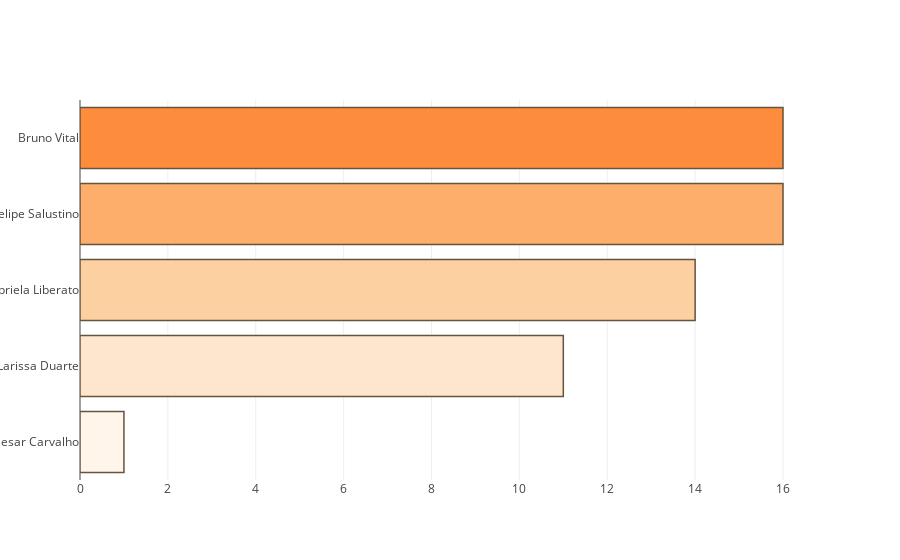

The cell this chart's notebook holds for it:
### Code cell
import plotly.graph_objects as go
import plotly.express as px

reporteres_impresso = reporteres_impresso.sort_values(by='freq', ascending=True)
fig = go.Figure(data=[go.Bar(x=reporteres_impresso['freq'], y=reporteres_impresso['reporter_fotografo'], orientation='h')])
fig.update_traces(marker_color=px.colors.sequential.Oranges, marker_line_color='#66533D', marker_line_width=1.5)
fig.show() #tudo ok falta editar hover

### Figure 1 — Plotly figure (JSON) as saved in the notebook; plotly's stock layout.template omitted (floating-point values rounded to 4 significant figures)
{"data": [{"marker": {"color": ["rgb(255,245,235)", "rgb(254,230,206)", "rgb(253,208,162)", "rgb(253,174,107)", "rgb(253,141,60)", "rgb(241,105,19)", "rgb(217,72,1)", "rgb(166,54,3)", "rgb(127,39,4)"], "line": {"color": "#66533D", "width": 1.5}}, "orientation": "h", "type": "bar", "x": [1, 11, 14, 16, 16], "y": ["Icaro Cesar Carvalho", "Larissa Duarte", "Gabriela Liberato", "Felipe Salustino", "Bruno Vital"]}], "layout": {}}
